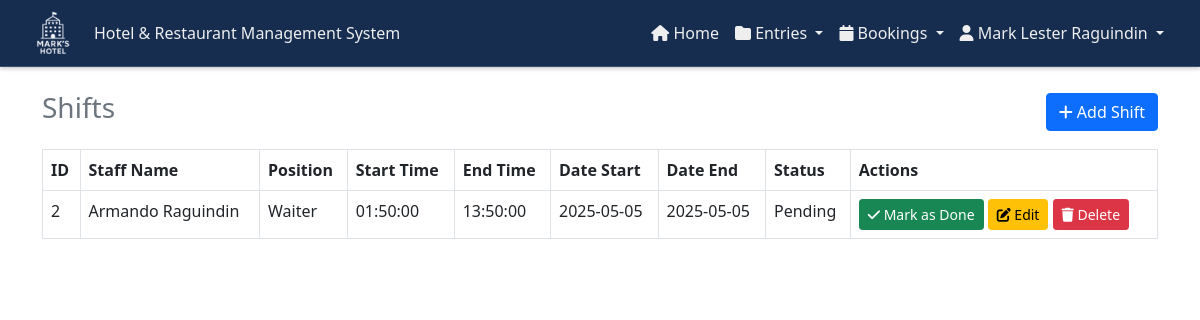
The app's page /admin/shifts.php (signed in), older data.
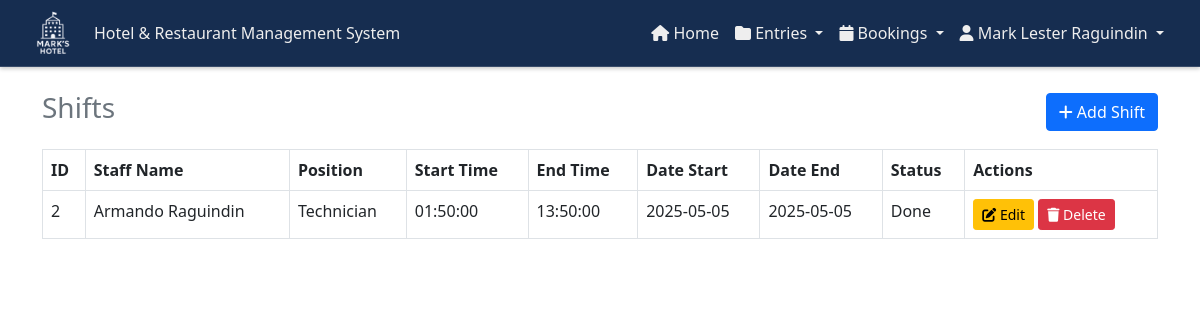
The same page, newer data.
### tables this page shows
CREATE TABLE `shifts` (
  `shift_id` int(11) NOT NULL,
  `staff_id` int(11) NOT NULL,
  `start_time` time NOT NULL,
  `end_time` time NOT NULL,
  `date_start` date NOT NULL,
  `date_end` date NOT NULL,
  `status` enum('pending','done') DEFAULT 'pending'
);

CREATE TABLE `staffs` (
  `staff_id` int(11) NOT NULL,
  `name` varchar(150) NOT NULL,
  `position` varchar(50) NOT NULL,
  `address` varchar(50) NOT NULL,
  `profile` varchar(250) NOT NULL,
  `shift_type` varchar(50) NOT NULL,
  `phone_number` varchar(20) NOT NULL,
  `email` varchar(50) NOT NULL,
  `password` varchar(50) NOT NULL
);

### admin/shifts.php (the view, shortened to what this page needs)
<?php
include '../components/config.php';
$query = "SELECT shifts.*, staffs.name, staffs.position
          FROM shifts
          INNER JOIN staffs ON shifts.staff_id = staffs.staff_id";
$result = $con->query($query);
?>
<!DOCTYPE html>
<html lang="en">
<head>
    <link href="https://cdn.jsdelivr.net/npm/bootstrap@5.0.2/dist/css/bootstrap.min.css" rel="stylesheet">
    <link rel="stylesheet" href="../css/customAdminHeader.css">
    <link rel="stylesheet" href="https://cdnjs.cloudflare.com/ajax/libs/font-awesome/6.7.2/css/all.min.css">
</head>
<body>
    <?php include '../components/header_admin.php'; ?>
    <div class="container mt-4">
        <div class="d-flex justify-content-between align-items-center mb-3">
            <h3 class="text-center text-muted">Shifts</h3>
            <button class="btn btn-primary" data-bs-toggle="modal" data-bs-target="#addShiftModal">
                <i class="fas fa-plus"></i> Add Shift
            </button>
        </div>
        <table class="table table-bordered">
            <thead>
                <tr>
                    <th>ID</th>
                    <th>Staff Name</th>
                    <th>Position</th>
                    <th>Start Time</th>
                    <th>End Time</th>
                    <th>Date Start</th>
                    <th>Date End</th>
                    <th>Status</th>
                    <th>Actions</th>
                </tr>
            </thead>
            <tbody>
                <?php while ($row = $result->fetch_assoc()): ?>
                    <tr>
                        <td><?php echo $row['shift_id']; ?></td>
                        <td><?php echo htmlspecialchars($row['name']); ?></td>
                        <td><?php echo htmlspecialchars($row['position']); ?></td>
                        <td><?php echo htmlspecialchars($row['start_time']); ?></td>
                        <td><?php echo htmlspecialchars($row['end_time']); ?></td>
                        <td><?php echo htmlspecialchars($row['date_start']); ?></td>
                        <td><?php echo htmlspecialchars($row['date_end']); ?></td>
                        <td><?php echo ucfirst($row['status']); ?></td>
                        <td>
                            <?php if ($row['status'] === 'pending'): ?>
                                <a href="../controllers/shiftsController.php?markDone=<?php echo $row['shift_id']; ?>" class="btn btn-success btn-sm">
                                    <i class="fas fa-check"></i> Mark as Done
                                </a>
                            <?php endif; ?>
                            <button class="btn btn-warning btn-sm" data-bs-toggle="modal" data-bs-target="#editShiftModal<?php echo $row['shift_id']; ?>">
                                <i class="fas fa-edit"></i> Edit
                            </button>
                            <a href="../controllers/shiftsController.php?deleteShift=<?php echo $row['shift_id']; ?>" class="btn btn-danger btn-sm" onclick="return confirm('Are you sure you want to delete this shift?')">
                                <i class="fas fa-trash"></i> Delete
                            </a>
                        </td>
                    </tr>
                <?php endwhile; ?>
            </tbody>
        </table>
    </div>
</body>
</html>

Row changes from the older to the newer data that the page shows:
changed shifts "Armando Raguindin": staff.position "Waiter" → "Technician"; status "Pending" → "Done"; no longer shows "Mark as Done"
